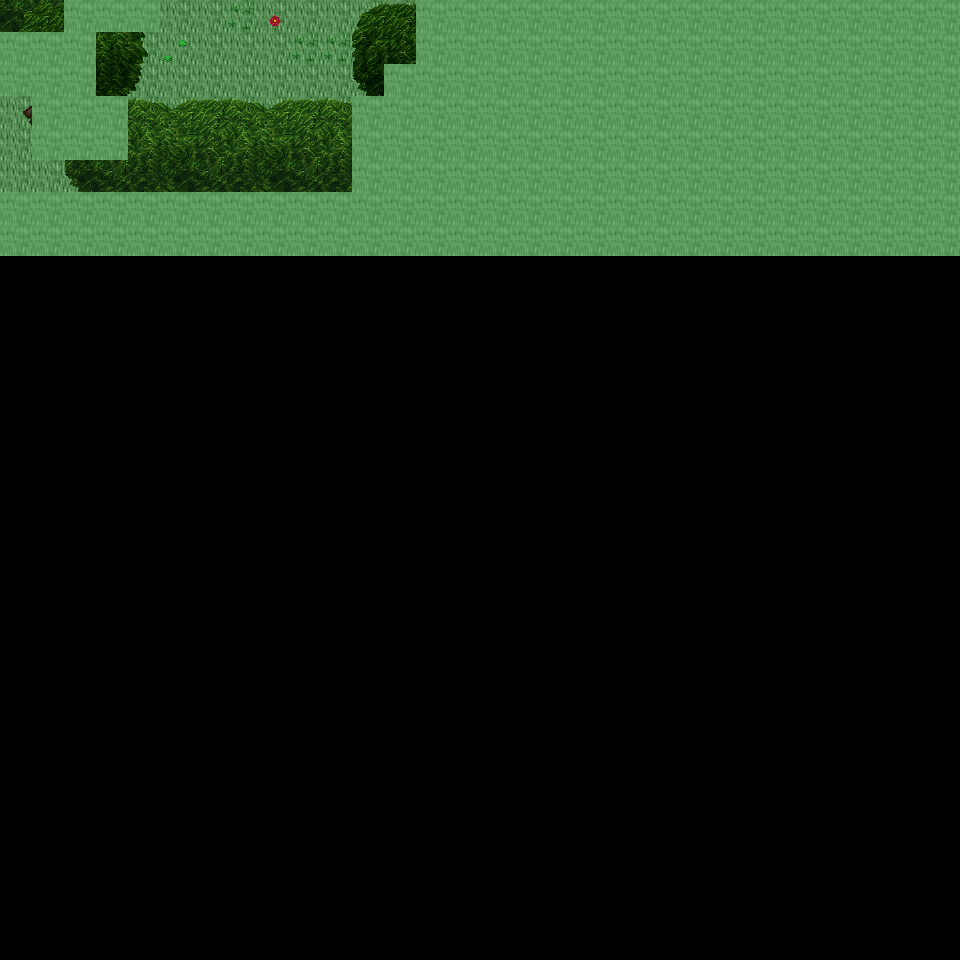

The image is a tile-based game level rendered from a .tmx file. Its description and source (layers, tilesets, objects; grid data summarised) follow:
An orthogonal 30x30 tile map with 32x32 px tiles, 6 tile layers (Ground, Object, Object2, Above, ...), 19 tilesets and 3 objects (3x mapExit).

<map version="1.0" orientation="orthogonal" renderorder="right-down" width="30" height="30" tilewidth="32" tileheight="32" nextobjectid="4">
  <tileset firstgid="1" name="tileset_ground_ground" tilewidth="32" tileheight="32" tilecount="33" columns="3">
    <image source="../drawable/tileset_ground_ground.png" width="96" height="352" />
  </tileset>
  <tileset firstgid="34" name="tileset_plant_grasses" tilewidth="32" tileheight="32" tilecount="6" columns="3">
    <image source="../drawable/tileset_plant_grasses.png" width="96" height="64" />
  </tileset>
  <tileset firstgid="40" name="tileset_plant_flower_daisy_blue" tilewidth="32" tileheight="32" tilecount="8" columns="2">
    <image source="../drawable/tileset_plant_flower_daisy_blue.png" width="64" height="128" />
  </tileset>
  <tileset firstgid="48" name="tileset_plant_flower_daisy_yellow" tilewidth="32" tileheight="32" tilecount="8" columns="2">
    <image source="../drawable/tileset_plant_flower_daisy_yellow.png" width="64" height="128" />
  </tileset>
  <tileset firstgid="56" name="tileset_plant_flower_daisy_red" tilewidth="32" tileheight="32" tilecount="8" columns="2">
    <image source="../drawable/tileset_plant_flower_daisy_red.png" width="64" height="128" />
  </tileset>
  <tileset firstgid="64" name="tileset_plant_flower_daisy_white" tilewidth="32" tileheight="32" tilecount="8" columns="2">
    <image source="../drawable/tileset_plant_flower_daisy_white.png" width="64" height="128" />
  </tileset>
  <tileset firstgid="72" name="tileset_logic_collision" tilewidth="32" tileheight="32" tilecount="1" columns="1">
    <image source="../drawable/tileset_logic_collision.png" width="32" height="32" />
  </tileset>
  <tileset firstgid="73" name="tileset_plant_tree_tree_green" tilewidth="32" tileheight="32" tilecount="88" columns="8">
    <image source="../drawable/tileset_plant_tree_tree_green.png" width="256" height="352" />
  </tileset>
  <tileset firstgid="161" name="tileset_logic_item_resources" tilewidth="32" tileheight="32" tilecount="6" columns="6">
    <image source="../drawable/tileset_logic_item_resources.png" width="192" height="32" />
  </tileset>
  <tileset firstgid="167" name="tileset_item_statue_broken_green_column" tilewidth="32" tileheight="32" tilecount="2" columns="1">
    <image source="../drawable/tileset_item_statue_broken_green_column.png" width="32" height="64" />
  </tileset>
  <tileset firstgid="169" name="tileset_plant_tree_spruce" tilewidth="32" tileheight="32" tilecount="6" columns="2">
    <image source="../drawable/tileset_plant_tree_spruce.png" width="64" height="96" />
  </tileset>
  <tileset firstgid="175" name="tileset_plant_tree_pine_snowy" tilewidth="32" tileheight="32" tilecount="6" columns="2">
    <image source="../drawable/tileset_plant_tree_pine_snowy.png" width="64" height="96" />
  </tileset>
  <tileset firstgid="181" name="tileset_logic_creature_ent" tilewidth="32" tileheight="32" tilecount="4" columns="4">
    <image source="../drawable/tileset_logic_creature_ent.png" width="128" height="32" />
  </tileset>
  <tileset firstgid="185" name="tileset_logic_item_mushroom" tilewidth="32" tileheight="32" tilecount="6" columns="6">
    <image source="../drawable/tileset_logic_item_mushroom.png" width="192" height="32" />
  </tileset>
  <tileset firstgid="191" name="tileset_plant_star_shaped_plants" tilewidth="32" tileheight="32" tilecount="6" columns="2">
    <image source="../drawable/tileset_plant_star_shaped_plants.png" width="64" height="96" />
  </tileset>
  <tileset firstgid="197" name="tileset_plant_tree_tree_darkgreen" tilewidth="32" tileheight="32" tilecount="88" columns="8">
    <image source="../drawable/tileset_plant_tree_tree_darkgreen.png" width="256" height="352" />
  </tileset>
  <tileset firstgid="285" name="tileset_plant_stump_stump_pale_brown" tilewidth="32" tileheight="32" tilecount="4" columns="2">
    <image source="../drawable/tileset_plant_stump_stump_pale_brown.png" width="64" height="64" />
  </tileset>
  <tileset firstgid="289" name="tileset_plant_tree_umbrella_thorn" tilewidth="32" tileheight="32" tilecount="18" columns="6">
    <image source="../drawable/tileset_plant_tree_umbrella_thorn.png" width="192" height="96" />
  </tileset>
  <tileset firstgid="307" name="tileset_logic_item_fruits" tilewidth="32" tileheight="32" tilecount="16" columns="8">
    <image source="../drawable/tileset_logic_item_fruits.png" width="256" height="64" />
  </tileset>
  <layer name="Ground" width="30" height="30">
    <data>[900 cells, 240 non-empty, 1 distinct tile ids]</data>
  </layer>
  <layer name="Object" width="30" height="30">
    <data>[900 cells, 74 non-empty, 29 distinct tile ids]</data>
  </layer>
  <layer name="Object2" width="30" height="30">
    <data>[900 cells, 0 non-empty, 0 distinct tile ids]</data>
  </layer>
  <layer name="Above" width="30" height="30">
    <data>[900 cells, 185 non-empty, 28 distinct tile ids]</data>
  </layer>
  <layer name="Above2" width="30" height="30">
    <data>[900 cells, 15 non-empty, 15 distinct tile ids]</data>
  </layer>
  <layer name="Walkable" width="30" height="30">
    <data>[900 cells, 184 non-empty, 1 distinct tile ids]</data>
  </layer>
  <objectgroup name="MapEvents">
    <object id="1" name="north" type="mapExit" x="0" y="0" width="64" height="32">
      <properties>
        <property name="map" value="level_0_x102_y148" />
        <property name="x" value="0" />
        <property name="y" value="28" />
      </properties>
    </object>
    <object id="2" name="north2" type="mapExit" x="160" y="0" width="256" height="32">
      <properties>
        <property name="map" value="level_0_x102_y148" />
        <property name="x" value="5" />
        <property name="y" value="28" />
      </properties>
    </object>
    <object id="3" name="east" type="mapExit" x="928" y="256" width="32" height="704">
      <properties>
        <property name="map" value="level_0_x103_y149" />
        <property name="x" value="1" />
        <property name="y" value="8" />
      </properties>
    </object>
  </objectgroup>
</map>
